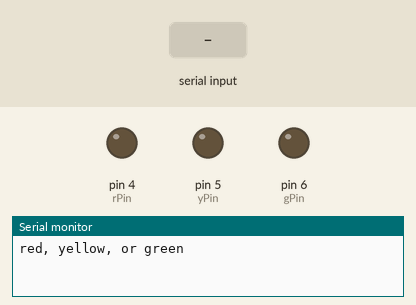
Simulated run of this sketch. Board: Arduino Uno, built with avr-gcc and run on an emulated ATmega328P. On the bench: output pins drawn as LEDs (lit = HIGH), the last lines printed to the serial monitor. The inputs (shaded band) are chosen by the test bench.

Above: at 1.2 s.
1.3 s: "red" received over Serial
At 3.5 s:
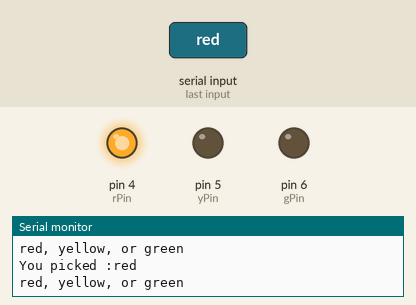
3.8 s: "yellow" received over Serial
At 5.6 s:
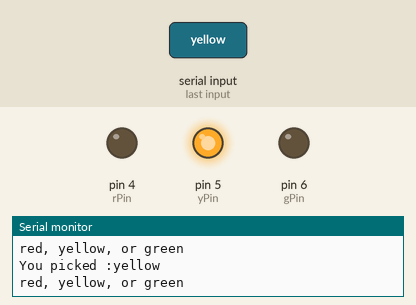
6.3 s: "green" received over Serial
At 8.7 s:
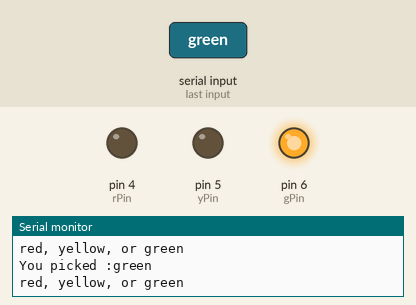
Timing chart, 0 to 10.2 s (numbered marks = the images above; inputs shaded):
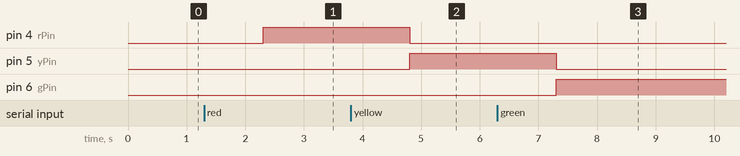

The sketch:

colorPick.ino.ino
```cpp
String myColor;
String msg = "red, yellow, or green";
String msg2 = "You picked :";
int rPin = 4;
int yPin = 5;
int gPin = 6;
int wait = 500;

void setup() {
  // put your setup code here, to run once:
  Serial.begin(9600);
  pinMode(rPin,OUTPUT);
  pinMode(yPin,OUTPUT);
  pinMode(gPin,OUTPUT);
}

void loop() {
  // put your main code here, to run repeatedly:
  Serial.println(msg);
  while(Serial.available()==0){

  }

  myColor = Serial.readString();
  Serial.print(msg2);
  Serial.println(myColor);
  //delay(wait);

  if(myColor == "red"){
    digitalWrite(rPin,HIGH);
    digitalWrite(yPin,LOW);
    digitalWrite(gPin,LOW);
  }

  if(myColor == "yellow"){
    digitalWrite(rPin,LOW);
    digitalWrite(yPin,HIGH);
    digitalWrite(gPin,LOW);
  }

  if(myColor == "green"){
    digitalWrite(rPin,LOW);
    digitalWrite(yPin,LOW);
    digitalWrite(gPin,HIGH);
  }


}
```

Measured:
- after the input at 1.3 s, pin 4 (rPin): LOW → HIGH after 1.0 s
- after the input at 3.8 s, pin 4 (rPin): HIGH → LOW after 1.0 s; pin 5 (yPin): LOW → HIGH after 1.0 s
- after the input at 6.3 s, pin 5 (yPin): HIGH → LOW after 1.0 s; pin 6 (gPin): LOW → HIGH after 1.0 s
